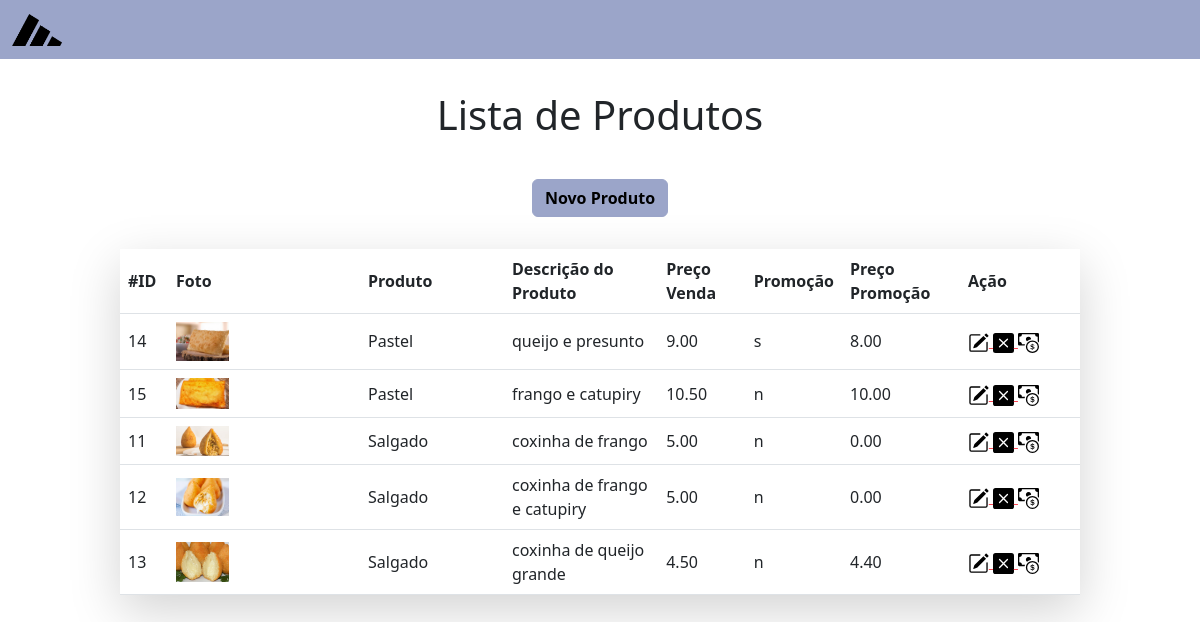
Page /admin/listarProduto.php (signed in) on the earlier database version.
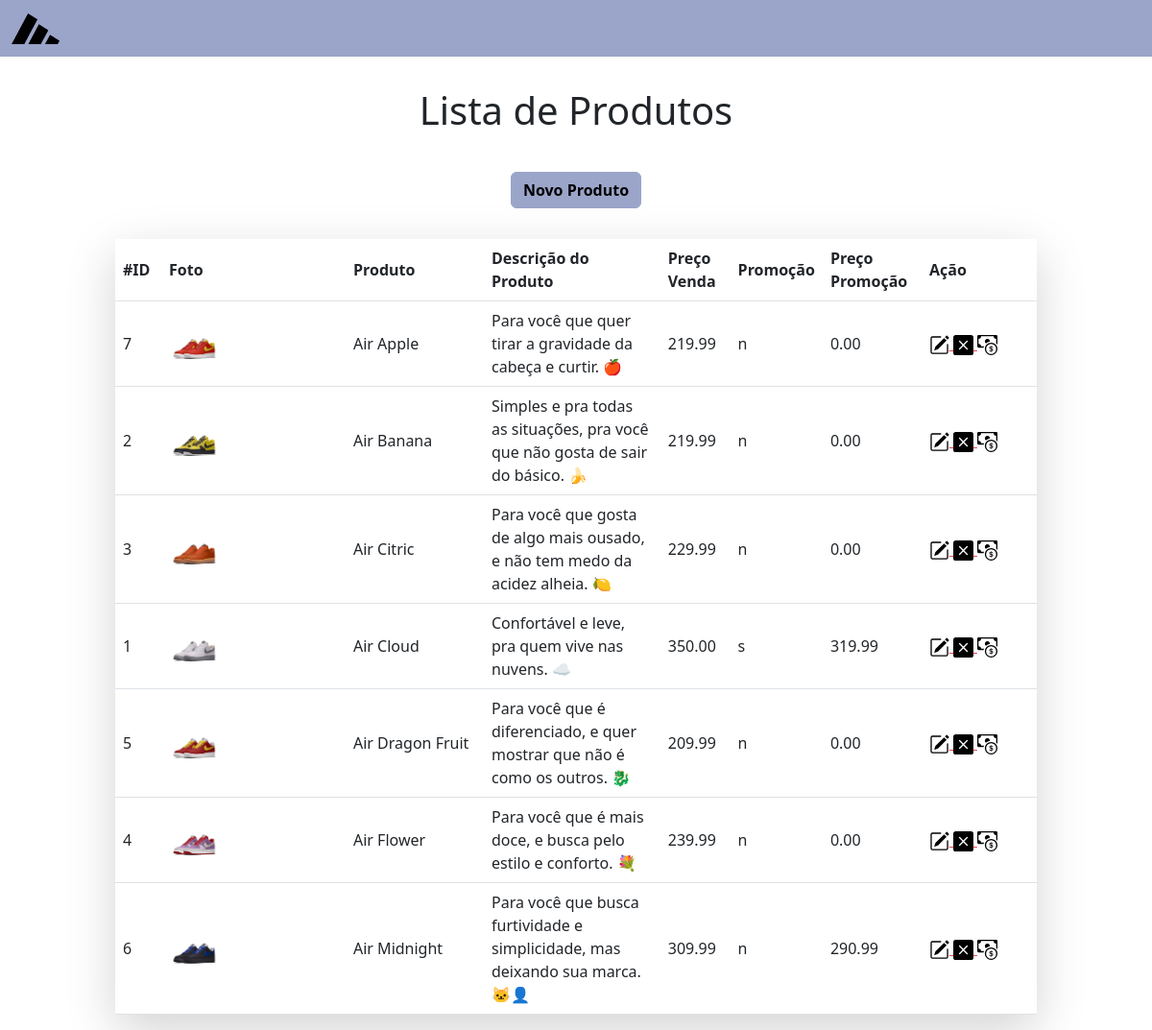
Same page on the later database version.
### tables this page shows
CREATE TABLE `tbproduto` (
  `idProduto` int(11) NOT NULL,
  `ativo` char(1) NOT NULL,
  `produto` varchar(30) NOT NULL,
  `descricaoProduto` varchar(100) NOT NULL,
  `precoVenda` decimal(10,2) NOT NULL,
  `promocao` char(1) NOT NULL,
  `precoPromocao` decimal(10,2) NOT NULL,
  `nomeFoto` varchar(100) NOT NULL
);

### admin/listarProduto.php (the view, shortened to what this page needs)
<?php
$conexao = mysqli_connect("localhost", "root", "", "adibas");
$sql = "SELECT * FROM `tbproduto` where ativo='s'order by produto";
$resultado = mysqli_query($conexao, $sql);
?>
<!DOCTYPE html>
<html lang="pt-br">
<head>
	<link rel="stylesheet" href="../style/style.css" />
	<link rel="stylesheet" href="../style/style2.css" />
	<link rel="stylesheet" href="../style/styleadm.css">
</head>
<body>
	<nav class="navbar bg-secondary" style="flex-wrap: nowrap">
		<div class="container-fluid" style="margin: 0">
			<a class="navbar-brand" href="index.php"><img src="../imagens/Adibas.png" alt="Logo" width="50" height="32"></a>
		</div>
	</nav>
	<div class="center-prod">
		<h1 align='center'>Lista de Produtos</h1>
		<form action="incluirProduto.php" style="margin: 2rem;">
			<button class="btn btn-secondary" type='submit'>Novo Produto</button>
		</form>
		<table align=center class="table table-hover shadow-lg" style="width: 80% !important;">
			<thead>
				<tr>
					<th>#ID</th>
					<th>Foto</th>
					<th>Produto</th>
					<th>Descrição do Produto</th>
					<th>Preço Venda</th>
					<th>Promoção</th>
					<th>Preço Promoção</th>
					<th>Ação</th>
				</tr>
			</thead>
			<tbody>
				<?php
				while ($linha = mysqli_fetch_array($resultado)) {
					echo "<tr>";
					echo "<td width='5%'>" . $linha["idProduto"] . "</td>";
					echo "<td width='20%'><img width='30%' src='../imagens/" . $linha["nomeFoto"] . "'></td>";
					echo "<td width='15%'>" . $linha["produto"] . "</td>";
					echo "<td>" . $linha["descricaoProduto"] . "</td>";
					echo "<td>" . $linha["precoVenda"] . "</td>";
					echo "<td>" . $linha["promocao"] . "</td>";
					echo "<td>" . $linha["precoPromocao"] . "</td>";
					$dados = "idProduto=" . $linha["idProduto"] .
						"&produto=" . $linha["produto"] .
						"&descricaoProduto=" . $linha["descricaoProduto"] .
						"&precoVenda=" . $linha["precoVenda"] .
						"&promocao=" . $linha["promocao"] .
						"&precoPromocao=" . $linha["precoPromocao"] .
						"&nomeFoto=" . $linha["nomeFoto"];
					echo "<td width=120>" .
						"<a href=\"alterarProduto.php?$dados\"><img width=\"20%\" src=\"../imagens/icons/pencil-square.svg\"> </a>" .
						"<a href=\"excluirProduto.php?$dados\"><img width=\"20%\" src=\"../imagens/icons/x-square-fill.svg\"> </a>" .
						"<a href=\"promocaoProduto.php?$dados\"><img width=\"20%\" src=\"../imagens/icons/cash-coin.svg\"> </a>" .
						"</td>";
				?>
				<?php
					echo "</tr>";
				}
				?>
			</tbody>
		</table>
	</div>
</body>
</html>

Differences in the rows shown:
removed tbproduto: idProduto "14", nomeFoto (picture), produto "Pastel", descricaoProduto "queijo e presunto", precoVenda "9.00", promocao "s", precoPromocao "8.00"
removed tbproduto: idProduto "15", nomeFoto (picture), produto "Pastel", descricaoProduto "frango e catupiry", precoVenda "10.50", promocao "n", precoPromocao "10.00"
removed tbproduto: idProduto "11", nomeFoto (picture), produto "Salgado", descricaoProduto "coxinha de frango", precoVenda "5.00", promocao "n", precoPromocao "0.00"
removed tbproduto: idProduto "12", nomeFoto (picture), produto "Salgado", descricaoProduto "coxinha de frango e catupiry", precoVenda "5.00", promocao "n", precoPromocao "0.00"
removed tbproduto: idProduto "13", nomeFoto (picture), produto "Salgado", descricaoProduto "coxinha de queijo grande", precoVenda "4.50", promocao "n", precoPromocao "4.40"
added tbproduto: idProduto "7", nomeFoto (picture), produto "Air Apple", descricaoProduto "Para você que quer tirar a gravidade da cabeça e curtir. 🍎", precoVenda "219.99", promocao "n", precoPromocao "0.00"
added tbproduto: idProduto "2", nomeFoto (picture), produto "Air Banana", descricaoProduto "Simples e pra todas as situações, pra você que não gosta de sair do básico. 🍌", precoVenda "219.99", promocao "n", precoPromocao "0.00"
added tbproduto: idProduto "3", nomeFoto (picture), produto "Air Citric", descricaoProduto "Para você que gosta de algo mais ousado, e não tem medo da acidez alheia. 🍋", precoVenda "229.99", promocao "n", precoPromocao "0.00"
added tbproduto: idProduto "1", nomeFoto (picture), produto "Air Cloud", descricaoProduto "Confortável e leve, pra quem vive nas nuvens. ☁", precoVenda "350.00", promocao "s", precoPromocao "319.99"
added tbproduto: idProduto "5", nomeFoto (picture), produto "Air Dragon Fruit", descricaoProduto "Para você que é diferenciado, e quer mostrar que não é como os outros. 🐉", precoVenda "209.99", promocao "n", precoPromocao "0.00"
added tbproduto: idProduto "4", nomeFoto (picture), produto "Air Flower", descricaoProduto "Para você que é mais doce, e busca pelo estilo e conforto. 💐", precoVenda "239.99", promocao "n", precoPromocao "0.00"
added tbproduto: idProduto "6", nomeFoto (picture), produto "Air Midnight", descricaoProduto "Para você que busca furtividade e simplicidade, mas deixando sua marca. 🐱‍👤", precoVenda "309.99", promocao "n", precoPromocao "290.99"
